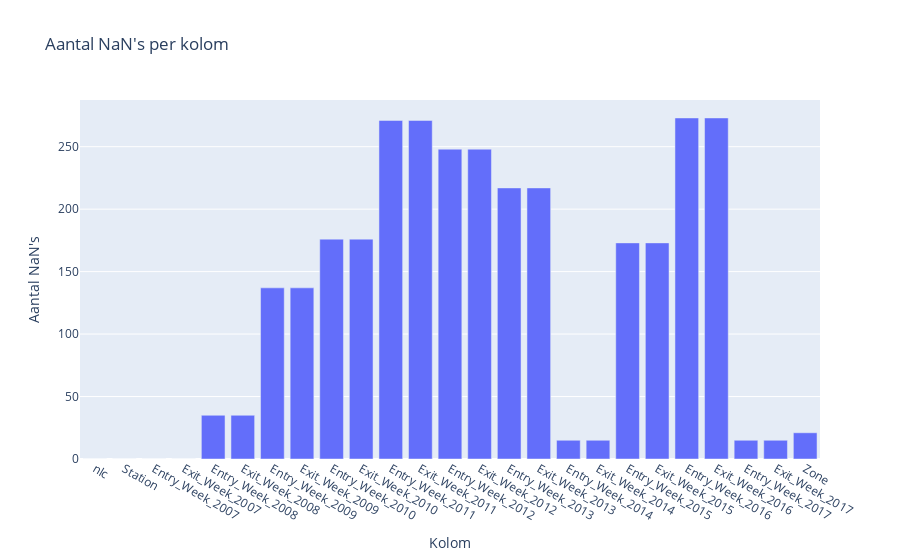

The cell this chart's notebook holds for it:
### Code cell
import plotly.express as px

# Tel het aantal NaN's per kolom
nan_counts = entry_exit_week.isna().sum()

# Zet de data in een dataframe
nan_df = nan_counts.reset_index()
nan_df.columns = ["Kolom", "Aantal_NaN"]

# Maak een staafdiagram met Plotly
fig = px.bar(nan_df, x="Kolom", y="Aantal_NaN", title="Aantal NaN's per kolom", labels={"Aantal_NaN": "Aantal NaN's"})

# Toon de plot
fig.show()

### Figure 1 — Plotly figure (JSON) as saved in the notebook; plotly's stock layout.template omitted (floating-point values rounded to 4 significant figures)
{"data": [{"alignmentgroup": "True", "hovertemplate": "Kolom=%{x}<br>Aantal NaN's=%{y}<extra></extra>", "legendgroup": "", "marker": {"color": "#636efa", "pattern": {"shape": ""}}, "name": "", "offsetgroup": "", "orientation": "v", "showlegend": false, "textposition": "auto", "type": "bar", "x": ["nlc", "Station", "Entry_Week_2007", "Exit_Week_2007", "Entry_Week_2008", "Exit_Week_2008", "Entry_Week_2009", "Exit_Week_2009", "Entry_Week_2010", "Exit_Week_2010", "Entry_Week_2011", "Exit_Week_2011", "Entry_Week_2012", "Exit_Week_2012", "Entry_Week_2013", "Exit_Week_2013", "Entry_Week_2014", "Exit_Week_2014", "Entry_Week_2015", "Exit_Week_2015", "Entry_Week_2016", "Exit_Week_2016", "Entry_Week_2017", "Exit_Week_2017", "Zone"], "xaxis": "x", "y": [0, 0, 0, 0, 35, 35, 137, 137, 176, 176, 271, 271, 248, 248, 217, 217, 15, 15, 173, 173, 273, 273, 15, 15, 21], "yaxis": "y"}], "layout": {"barmode": "relative", "legend": {"tracegroupgap": 0}, "title": {"text": "Aantal NaN's per kolom"}, "xaxis": {"anchor": "y", "domain": [0, 1], "title": {"text": "Kolom"}}, "yaxis": {"anchor": "x", "domain": [0, 1], "title": {"text": "Aantal NaN's"}}}}
